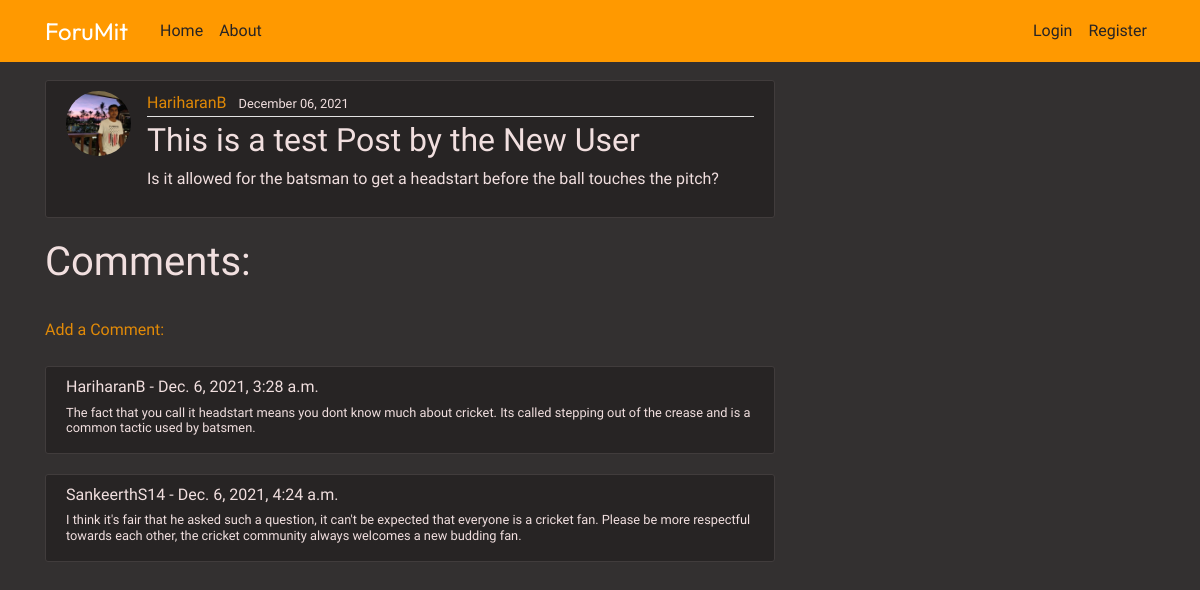
The page /post/8/ on the database its author committed.
### blog/models.py (models this page shows, shortened)
class Post(models.Model):
    title = models.CharField(max_length=100)
    category = models.CharField(max_length=100)
    content = models.TextField()
    date_posted = models.DateTimeField(default=timezone.now)
    author = models.ForeignKey(User, on_delete=models.CASCADE)

class Comment(models.Model):
    post = models.ForeignKey(Post,related_name="comments",on_delete=models.CASCADE)
    name =  models.CharField(max_length=100)
    body = models.TextField()
    date_commented = models.DateTimeField(auto_now_add=True)

### users/models.py (models this page shows, shortened)
class Profile(models.Model):
    user = models.OneToOneField(User, on_delete=models.CASCADE)
    image = models.ImageField(default='default.jpg', upload_to='profile_pics')

### blog/views.py (the view)
# urls.py: path('post/<int:pk>/', PostDetailView.as_view(), name='post-detail'),
class PostDetailView(DetailView):
    model = Post

### blog/templates/blog/post_detail.html (shortened to what this page needs)
{% extends "blog/base.html" %}
{% block content %}
  <article class="media content-section">
    <img class="rounded-circle article-img" src="{{ object.author.profile.image.url }}">
    <div class="media-body">
      <div class="article-metadata">
        <a class="mr-2" href="{% url 'user-posts' object.author.username %}">{{ object.author }}</a>
        <small class="text-muted">{{ object.date_posted|date:"F d, Y" }}</small>
      </div>
      <h2 class="article-title">{{ object.title }}</h2>
      <p class="article-content">{{ object.content }}</p>
    </div>
  </article>
  <article>
    <h1>Comments: </h1>
    <br>
    <a href="{% url 'add-comment' post.pk %}" >Add a Comment:</a>
    <br>
    <br>
    {% if not post.comments.all %}
      <h3>No Comments...</h3>
    {% else %}
      {% for comment in post.comments.all %}
      <div class="content-section">
          <h4 style="font-size: 1rem;">
            {{ comment.name }} -
            {{ comment.date_commented }}
          </h4>
          <h6 style="font-size: 0.8rem;">
            {{ comment.body }}
          </h6>
      </div>
      {%endfor%}
    {%endif%}
  </article>
{% endblock content %}

### blog/static/blog/main.css (style rules this page uses)
body { background: #333030; color: #333333; margin-top: 5rem; font-family: 'Signika', sans-serif; }
h1, h2, h3, h4, h5, h6, p { color: #f1dfdf; }
.content-section { background: #272424; padding: 10px 20px; border: 1px solid #413c3c; border-radius: 3px; margin-bottom: 20px; }
.article-title { color: #f1dfdf; }
.article-content { white-space: pre-line; color: #f1dfdf; }
.article-img { height: 65px; width: 65px; margin-right: 16px; }
.article-metadata { padding-bottom: 1px; margin-bottom: 4px; border-bottom: 1px solid #e3e3e3; }
.text-muted { color: #f1dfdf!important; }
a { color: #ff9900da; text-decoration: none; background-color: transparent; }

### rows shown on the page
Post: author.profile.image (picture), author "HariharanB", date_posted "December 06, 2021", title "This is a test Post by the New User", content "Is it allowed for the batsman to get a headstart before the ball touches the pitch?"
Comment: name "HariharanB", date_commented "Dec. 6, 2021, 3:28 a.m.", body "The fact that you call it headstart means you dont know much about cricket. Its called stepping out of the crease and is a common tactic used by batsmen."
Comment: name "SankeerthS14", date_commented "Dec. 6, 2021, 4:24 a.m.", body "I think it's fair that he asked such a question, it can't be expected that everyone is a cricket fan. Please be more respectful towards each other, the cricket community always welcomes a new budding fan."
